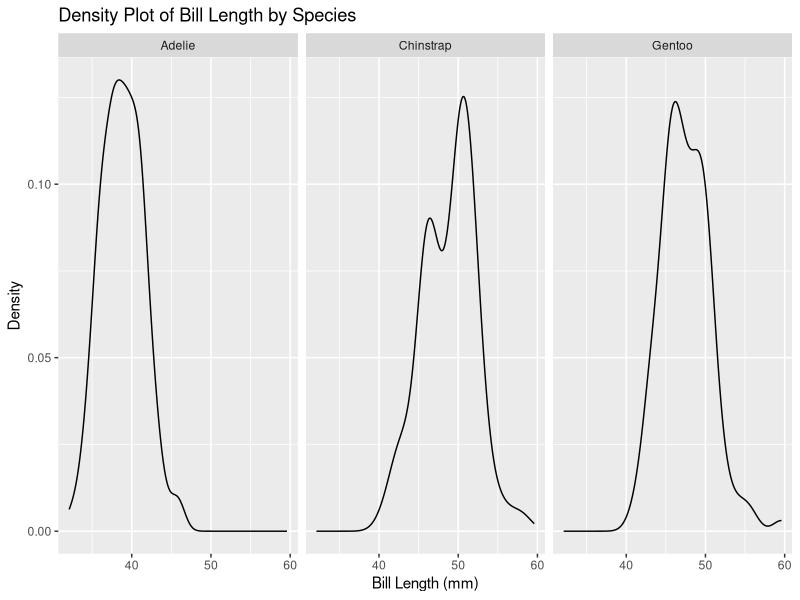
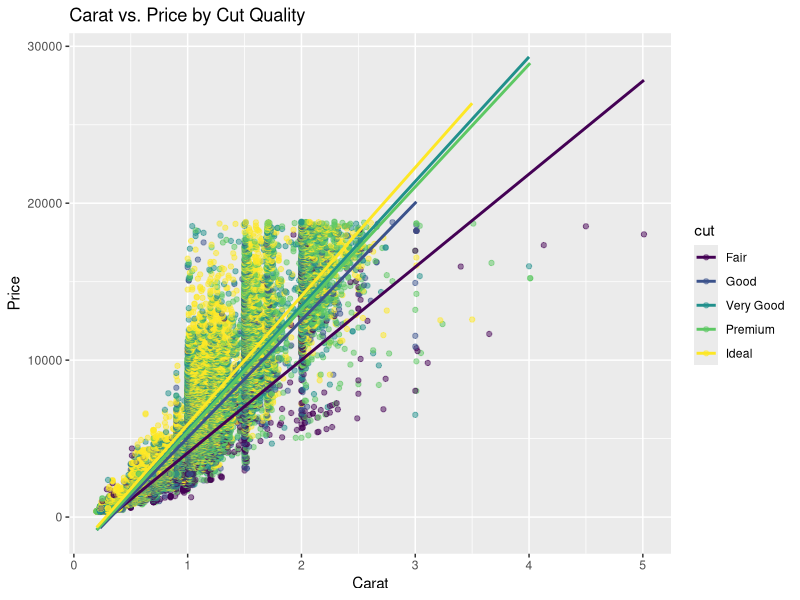
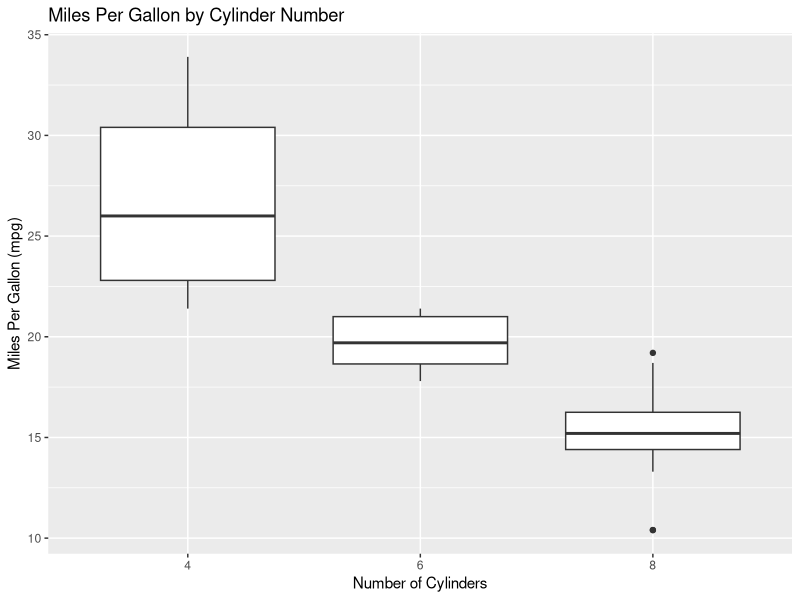

Source code (R) for these figures, in order:
# Please create teh following plots:

# Q1 ----

# Load the tidyverse library
library(tidyverse)

# Load the palmerpenguins library
library(palmerpenguins)

# Load the penguins dataset
data(penguins)

# Plot 1
# Create a density plot of the 'bill_length_mm' column of the penguins
# dataset.
# Use the ggplot() function to create the plot.
# Use the aes() function to specify the x-axis variable.
# Inside the aes() function, set the x parameter to the 'bill_length_mm'
# column of the penguins dataset.
# Add a + sign after the ggplot() function.
# Use the geom_density() function to add a density plot to the ggplot()
# function.
# Add a + sign after the geom_density() function.
# Use the facet_grid() function to add a facet to the ggplot() function.
# Inside the facet_grid() function, set the formula to
# "~ species".
# Add a + sign after the facet_grid() function.
# Use the labs() function to add a title to the ggplot() function.
# Inside the labs() function, set the title parameter to
# "Density Plot of Bill Length by Species".
# Set the x parameter to "Bill Length (mm)".
# Set the y parameter to "Density".

plot1 <- # You code for the plot here
  plot1 <- ggplot(penguins, aes(x = bill_length_mm)) +
  geom_density() +
  facet_grid(~ species) +
  labs(title = "Density Plot of Bill Length by Species",
       x = "Bill Length (mm)",
       y = "Density")
  
  # To verify your answer, run the following code
  plot1

# Q2 ----

# Use the diamonds dataset from ggplot2
data(diamonds)

# Plot 2
# Create a scatter plot of 'carat' vs. 'price', colored by 'cut' quality.
# Use the ggplot() function to create the plot.
# Use the aes() function to specify the x-axis and y-axis variables.
# Inside the aes() function, set the x parameter to 'carat', the y parameter to 'price'.
# Add a + sign after the ggplot() function.
# Use the geom_point() function to add a scatter plot to the ggplot() function. 
# Inside the geom_point() function, use the aes() function to set the color parameter to 'cut'.
# Set the alpha parameter inside geom_point() to 0.5 to make the points semi-transparent if there is overplotting.
# Use the geom_smooth() function to add a smooth line through the points for each 'cut' category, setting the method argument to "lm" for linear models.
# Add a + sign after the geom_point() (and geom_smooth(), if used) function.
# Use the labs() function to add a title to the ggplot() function.
# Inside the labs() function, set the title parameter to "Carat vs. Price by Cut Quality",
# Set the x parameter to "Carat",
# Set the y parameter to "Price".

plot2 <- # Your code for the plot here
  plot2 <- ggplot(diamonds, aes(x = carat, y = price, color = cut)) +
  geom_point(alpha = 0.5) + # Make points semi-transparent
  geom_smooth(method = "lm", se = FALSE, aes(color = cut)) + # Add linear model lines for each 'cut'
  labs(title = "Carat vs. Price by Cut Quality",
       x = "Carat",
       y = "Price")

  
  # To verify your answer, run the following code
  plot2

# Q3 ----


# Use the mtcars dataset
data(mtcars)

# Plot 3
# Create a boxplot of 'mpg' by 'cyl' (number of cylinders).
# Use the ggplot() function to create the plot.
# Use the aes() function to specify the x-axis and y-axis variables.
# Inside the aes() function, set the x parameter to 'cyl' and the y parameter to 'mpg'.
# NOTICE that you will need to convert the 'cyl' column to a factor using the factor() function. factor(cyl)
# Add a + sign after the ggplot() function.
# Use the geom_boxplot() function to add a boxplot to the ggplot() function.
# Add a + sign after the geom_boxplot() function.
# Use the labs() function to add a title to the ggplot() function.
# Inside the labs() function, set the title parameter to "Miles Per Gallon by Cylinder Number",
# Set the x parameter to "Number of Cylinders",
# Set the y parameter to "Miles Per Gallon (mpg)".

plot3 <- # Your code for the plot here
  plot3 <- ggplot(mtcars, aes(x = factor(cyl), y = mpg)) +
  geom_boxplot() +
  labs(title = "Miles Per Gallon by Cylinder Number",
       x = "Number of Cylinders",
       y = "Miles Per Gallon (mpg)")
  
  # To verify your answer, run the following code
  plot3

# Q4 ----

# Use the iris dataset
data(iris)

# Plot 4
# Create a histogram of 'Petal.Length' for each species.
# Use the ggplot() function to create the plot.
# Use the aes() function to specify the x-axis variable.
# Inside the aes() function, set the x parameter to 'Petal.Length'.
# Add a + sign after the ggplot() function.
# Use the geom_histogram() function to add a histogram to the ggplot() function, and set bins to 30.
# Add a + sign after the geom_histogram() function.
# Use the facet_wrap() function to add a facet for 'Species'.
# Inside the facet_wrap() function, set the facets parameter to '~ Species'.
# Add a + sign after the facet_wrap() function.
# Use the labs() function to add a title to the ggplot() function.
# Inside the labs() function, set the title parameter to "Petal Length Distribution for Each Species",
# Set the x parameter to "Petal Length",
# Set the y parameter to "Count".
 
   plot4 <- ggplot(iris, aes(x = Petal.Length)) +
    geom_histogram(bins = 30) + # Set number of bins to 30
    facet_wrap(~ Species) + # Create separate histograms for each species
    labs(title = "Petal Length Distribution for Each Species",
         x = "Petal Length",
         y = "Count")

plot4 <- # Your code for the plot here
  
  
  # To verify your answer, run the following code
  plot4
